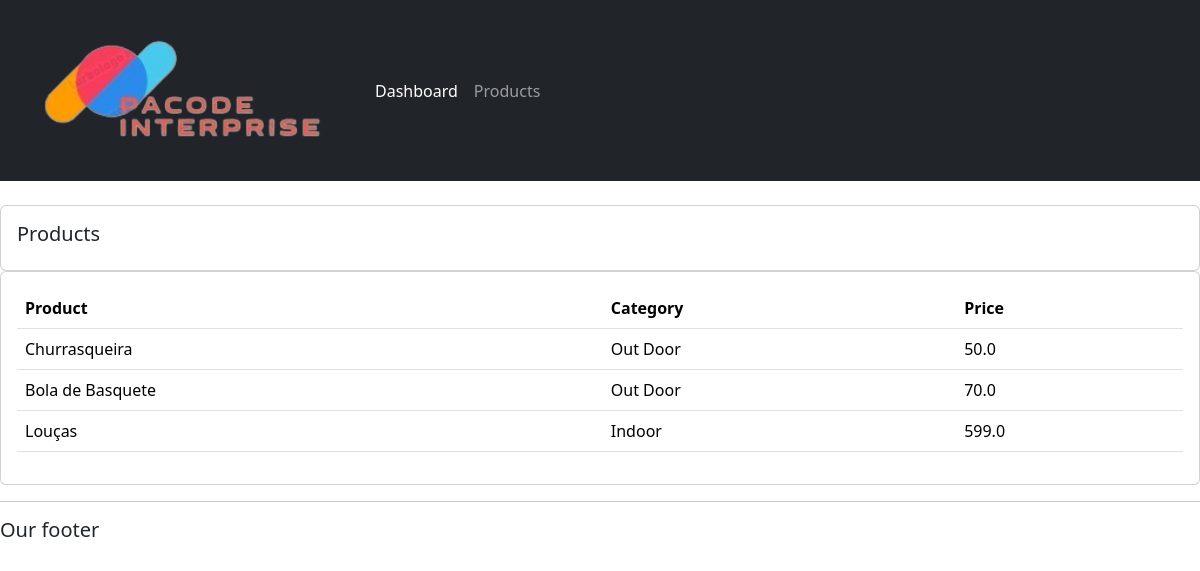
Screenshot of /products/ with the database file from the repository.
### accounts/models.py (models this page shows, shortened)
class Product(models.Model):
    CATEGORY = (
            ('Indoor', 'Indoor'),
            ('Out Door', 'Out Door'),
    )
    name = models.CharField(max_length=200, null=True)
    price = models.FloatField(null=True)
    category = models.CharField(max_length=200, null=True, choices=CATEGORY)
    description = models.CharField(max_length=200, null=True, blank=True)
    date_created = models.DateTimeField(auto_now_add=True, null=True)
    tags = models.ManyToManyField(Tag)

### accounts/views.py (the view)
# urls.py: path('products/', views.products, name='products'),
def products(requests):
    products = Product.objects.all()
    return render(requests, 'accounts/products.html', {'products': products})

### accounts/templates/accounts/products.html
{% extends 'accounts/main.html' %}
{% block content %}
        <br>
		<div class="row">
			<div class="col-md">
				<div class="card card-body">
					<h5>Products</h5>
				</div>
				<div class="card card-body">
					<table class="table">
						<tr>
							<th>Product</th>
							<th>Category</th>
							<th>Price</th>
						</tr>
						{% for i in products %}
							<tr>
								<td>{{i.name}}</td>
								<td>{{i.category}}</td>
								<td>{{i.price}}</td>
							</tr>
						{% endfor %}
					</table>
				</div>
			</div>
		</div>
{% endblock %}

### static/css/main.css (style rules this page uses)
body { background-color: #ebeff5; }

### rows the page displays
Product: name "Churrasqueira", category "Out Door", price "50.0"
Product: name "Bola de Basquete", category "Out Door", price "70.0"
Product: name "Louças", category "Indoor", price "599.0"
